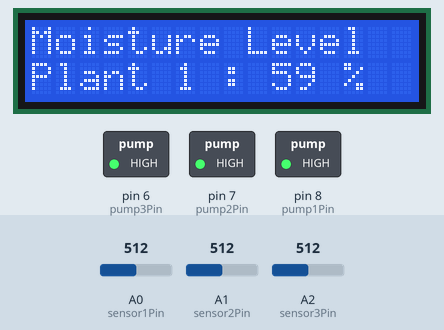
A sketch run on a simulated Arduino Uno, built with avr-gcc and run on an emulated ATmega328P. On the bench: 16×2 character LCD, switched loads named in the sketch (green lamp = pin HIGH). The inputs (shaded band) are chosen by the test bench; at power-on: A0 (sensor1Pin) = 512, A1 (sensor2Pin) = 512, A2 (sensor3Pin) = 512. What the sketch prints to the serial monitor is not drawn.

Above: at 1.2 s.
1.3 s: A0 (sensor1Pin) set to 489
At 9.7 s:
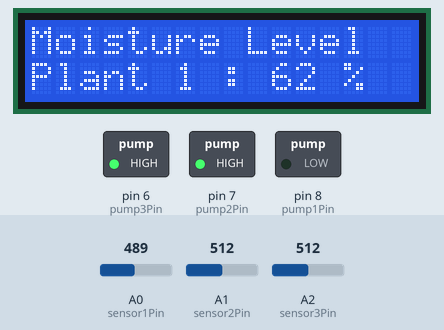
9.9 s: A1 (sensor2Pin) set to 485
At 19.3 s:
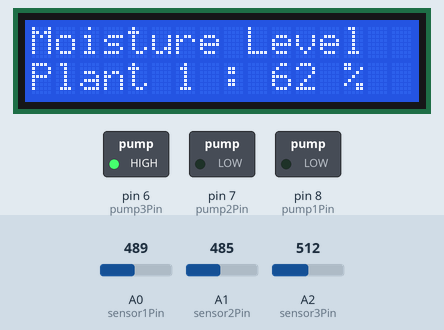
Timing chart, 0 to 20.8 s (numbered marks = the images above; inputs shaded):
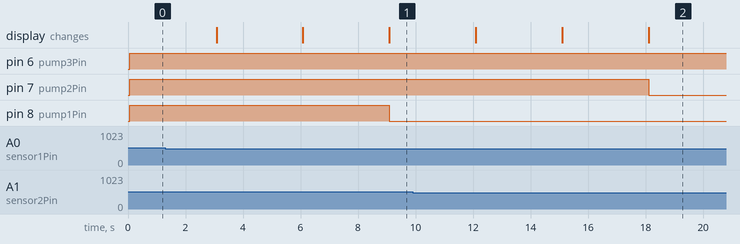

Measured:
- the behaviour switches between 500 and 499 on A0 (sensor1Pin) (found by bisection; images 0 and 1)
- the behaviour switches between 500 and 499 on A1 (sensor2Pin) (found by bisection; images 1 and 2)
- after the input at 1.3 s, pin 8 (pump1Pin): HIGH → LOW after 7.8 s
- after the input at 9.9 s, pin 7 (pump2Pin): HIGH → LOW after 8.2 s

The sketch:

Code.ino
```cpp
#define soilWet 500   // Define max value we consider soil 'wet'

#include <LiquidCrystal.h>
LiquidCrystal lcd(12, 11, 5, 4, 3, 2);

int output_value1 ;
int output_value2 ;
int output_value3 ;

// Sensor pins
#define sensor1Pin A0
#define sensor2Pin A1
#define sensor3Pin A2
#define pump1Pin 8
#define pump2Pin 7
#define pump3Pin 6


void setup() {

  pinMode(sensor1Pin, INPUT);
  pinMode(sensor2Pin, INPUT);
  pinMode(sensor3Pin, INPUT);
  pinMode(pump1Pin, OUTPUT);
  pinMode(pump2Pin, OUTPUT);
  pinMode(pump3Pin, OUTPUT);
   lcd.begin(16, 2);
  // Print a message to the LCD.
  lcd.print("Moisture Levels");


  Serial.begin(9600);
}


void loop() {
// set the cursor to column 0, line 1
  // (note: line 1 is the second row, since counting begins with 0):


  //get the reading from the function below and print it
  int moisture1 = analogRead(sensor1Pin);
  int moisture2 = analogRead(sensor2Pin);
  int moisture3 = analogRead(sensor3Pin);
  /*Serial.print("Analog Output of Sensor 1 : ");
  Serial.println(moisture1);
   Serial.print("Analog Output of Sensor 2 : ");
  Serial.println(moisture2);
   Serial.print("Analog Output of Sensor 3 : ");
  Serial.println(moisture3);*/

  output_value1 = analogRead(sensor1Pin);

  output_value1 = map(output_value1, 1023, 165, 0, 100);

  Serial.print("Plant 1 : ");

  Serial.print(output_value1);

  Serial.println("%");

  output_value2 = analogRead(sensor2Pin);

  output_value2 = map(output_value2, 1023, 165, 0, 100);

  Serial.print("Plant 2 : ");

  Serial.print(output_value2);

  Serial.println("%");

  output_value3 = analogRead(sensor3Pin);

  output_value3 = map(output_value3, 1023, 165, 0, 100);

  Serial.print("Plant 3 : ");

  Serial.print(output_value3);

  Serial.println("%");


  // Determine status of our soil
  if (moisture1 < soilWet && moisture2<soilWet && moisture3<soilWet) {
    digitalWrite(pump1Pin,LOW);
    digitalWrite(pump2Pin,LOW);
    digitalWrite(pump3Pin,LOW);


  }
  else if (moisture1 > soilWet && moisture2 > soilWet && moisture3 > soilWet) {
    digitalWrite(pump1Pin,HIGH);
    digitalWrite(pump2Pin,HIGH);
    digitalWrite(pump3Pin,HIGH);

  }
  else if (moisture1 >= soilWet && moisture2 < soilWet && moisture3 < soilWet) {
    digitalWrite(pump1Pin,HIGH);
    digitalWrite(pump2Pin,LOW);
    digitalWrite(pump3Pin,LOW);


  }
  else if (moisture1 < soilWet && moisture2 >= soilWet && moisture3 < soilWet) {
    digitalWrite(pump1Pin,LOW);
    digitalWrite(pump2Pin,HIGH);
    digitalWrite(pump3Pin,LOW);

  }
  else if (moisture1 < soilWet && moisture2 < soilWet && moisture3 > soilWet) {
    digitalWrite(pump1Pin,LOW);
    digitalWrite(pump2Pin,LOW);
    digitalWrite(pump3Pin,HIGH);
  }
  else if (moisture1 > soilWet && moisture2 > soilWet && moisture3 < soilWet) {
    digitalWrite(pump1Pin,HIGH);
    digitalWrite(pump2Pin,HIGH);
    digitalWrite(pump3Pin,LOW);
  }
  else if (moisture1 < soilWet && moisture2 > soilWet && moisture3 > soilWet) {
    digitalWrite(pump1Pin,LOW);
    digitalWrite(pump2Pin,HIGH);
    digitalWrite(pump3Pin,HIGH);

  }
  else if (moisture1 > soilWet && moisture2 < soilWet && moisture3 > soilWet) {
    digitalWrite(pump1Pin,HIGH);
    digitalWrite(pump2Pin,LOW);
    digitalWrite(pump3Pin,HIGH);
  }
 lcd.clear();
 lcd.setCursor(0, 0); // top left
 lcd.print("Moisture Level");
 lcd.setCursor(0, 1);
  // print the number of seconds since reset:
  lcd.print("Plant 1 : ");
  lcd.print(output_value1);
  lcd.print(" %");
  delay(3000);
  lcd.clear();
  lcd.setCursor(0, 0); // top left
 lcd.print("Moisture Level");
  lcd.setCursor(0, 1);
  lcd.print("Plant 2 : ");
  lcd.print(output_value2);
  lcd.print(" %");
  delay(3000);
  lcd.clear();
  lcd.setCursor(0, 0); // top left
  lcd.print("Moisture Level");
  lcd.setCursor(0, 1);
  lcd.print("Plant 3 : ");
  lcd.print(output_value3);
  lcd.print(" %");
  delay(3000);
  lcd.clear();


  //delay(2000);

  Serial.println();
}
```

Code.cpp
```cpp
#define soilWet 500   // Define max value we consider soil 'wet'

#include <LiquidCrystal.h>
LiquidCrystal lcd(12, 11, 5, 4, 3, 2);

int output_value1 ;
int output_value2 ;
int output_value3 ;

// Sensor pins
#define sensor1Pin A0
#define sensor2Pin A1
#define sensor3Pin A2
#define pump1Pin 8
#define pump2Pin 7
#define pump3Pin 6


void setup() {

  pinMode(sensor1Pin, INPUT);
  pinMode(sensor2Pin, INPUT);
  pinMode(sensor3Pin, INPUT);
  pinMode(pump1Pin, OUTPUT);
  pinMode(pump2Pin, OUTPUT);
  pinMode(pump3Pin, OUTPUT);
   lcd.begin(16, 2);
  // Print a message to the LCD.
  lcd.print("Moisture Levels");


  Serial.begin(9600);
}


void loop() {
// set the cursor to column 0, line 1
  // (note: line 1 is the second row, since counting begins with 0):


  //get the reading from the function below and print it
  int moisture1 = analogRead(sensor1Pin);
  int moisture2 = analogRead(sensor2Pin);
  int moisture3 = analogRead(sensor3Pin);
  /*Serial.print("Analog Output of Sensor 1 : ");
  Serial.println(moisture1);
   Serial.print("Analog Output of Sensor 2 : ");
  Serial.println(moisture2);
   Serial.print("Analog Output of Sensor 3 : ");
  Serial.println(moisture3);*/

  output_value1 = analogRead(sensor1Pin);

  output_value1 = map(output_value1, 1023, 165, 0, 100);

  Serial.print("Plant 1 : ");

  Serial.print(output_value1);

  Serial.println("%");

  output_value2 = analogRead(sensor2Pin);

  output_value2 = map(output_value2, 1023, 165, 0, 100);

  Serial.print("Plant 2 : ");

  Serial.print(output_value2);

  Serial.println("%");

  output_value3 = analogRead(sensor3Pin);

  output_value3 = map(output_value3, 1023, 165, 0, 100);

  Serial.print("Plant 3 : ");

  Serial.print(output_value3);

  Serial.println("%");


  // Determine status of our soil
  if (moisture1 < soilWet && moisture2<soilWet && moisture3<soilWet) {
    digitalWrite(pump1Pin,LOW);
    digitalWrite(pump2Pin,LOW);
    digitalWrite(pump3Pin,LOW);


  }
  else if (moisture1 > soilWet && moisture2 > soilWet && moisture3 > soilWet) {
    digitalWrite(pump1Pin,HIGH);
    digitalWrite(pump2Pin,HIGH);
    digitalWrite(pump3Pin,HIGH);

  }
  else if (moisture1 >= soilWet && moisture2 < soilWet && moisture3 < soilWet) {
    digitalWrite(pump1Pin,HIGH);
    digitalWrite(pump2Pin,LOW);
    digitalWrite(pump3Pin,LOW);


  }
  else if (moisture1 < soilWet && moisture2 >= soilWet && moisture3 < soilWet) {
    digitalWrite(pump1Pin,LOW);
    digitalWrite(pump2Pin,HIGH);
    digitalWrite(pump3Pin,LOW);

  }
  else if (moisture1 < soilWet && moisture2 < soilWet && moisture3 > soilWet) {
    digitalWrite(pump1Pin,LOW);
    digitalWrite(pump2Pin,LOW);
    digitalWrite(pump3Pin,HIGH);
  }
  else if (moisture1 > soilWet && moisture2 > soilWet && moisture3 < soilWet) {
    digitalWrite(pump1Pin,HIGH);
    digitalWrite(pump2Pin,HIGH);
    digitalWrite(pump3Pin,LOW);
  }
  else if (moisture1 < soilWet && moisture2 > soilWet && moisture3 > soilWet) {
    digitalWrite(pump1Pin,LOW);
    digitalWrite(pump2Pin,HIGH);
    digitalWrite(pump3Pin,HIGH);

  }
  else if (moisture1 > soilWet && moisture2 < soilWet && moisture3 > soilWet) {
    digitalWrite(pump1Pin,HIGH);
    digitalWrite(pump2Pin,LOW);
    digitalWrite(pump3Pin,HIGH);
  }
 lcd.clear();
 lcd.setCursor(0, 0); // top left
 lcd.print("Moisture Level");
 lcd.setCursor(0, 1);
  // print the number of seconds since reset:
  lcd.print("Plant 1 : ");
  lcd.print(output_value1);
  lcd.print(" %");
  delay(3000);
  lcd.clear();
  lcd.setCursor(0, 0); // top left
 lcd.print("Moisture Level");
  lcd.setCursor(0, 1);
  lcd.print("Plant 2 : ");
  lcd.print(output_value2);
  lcd.print(" %");
  delay(3000);
  lcd.clear();
  lcd.setCursor(0, 0); // top left
  lcd.print("Moisture Level");
  lcd.setCursor(0, 1);
  lcd.print("Plant 3 : ");
  lcd.print(output_value3);
  lcd.print(" %");
  delay(3000);
  lcd.clear();


  //delay(2000);

  Serial.println();
}
```
